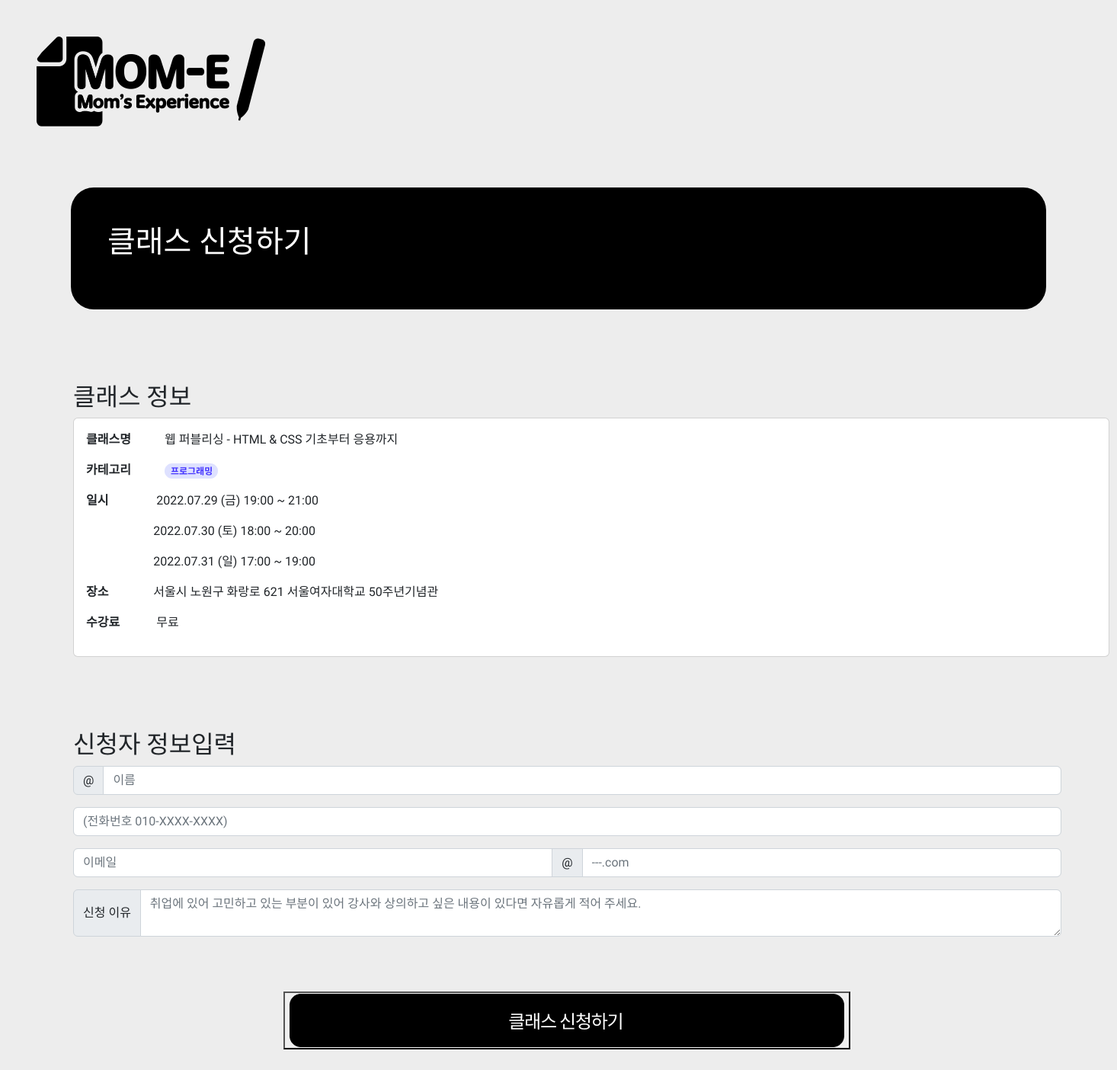
Before: /detail/1/apply with the older database file.
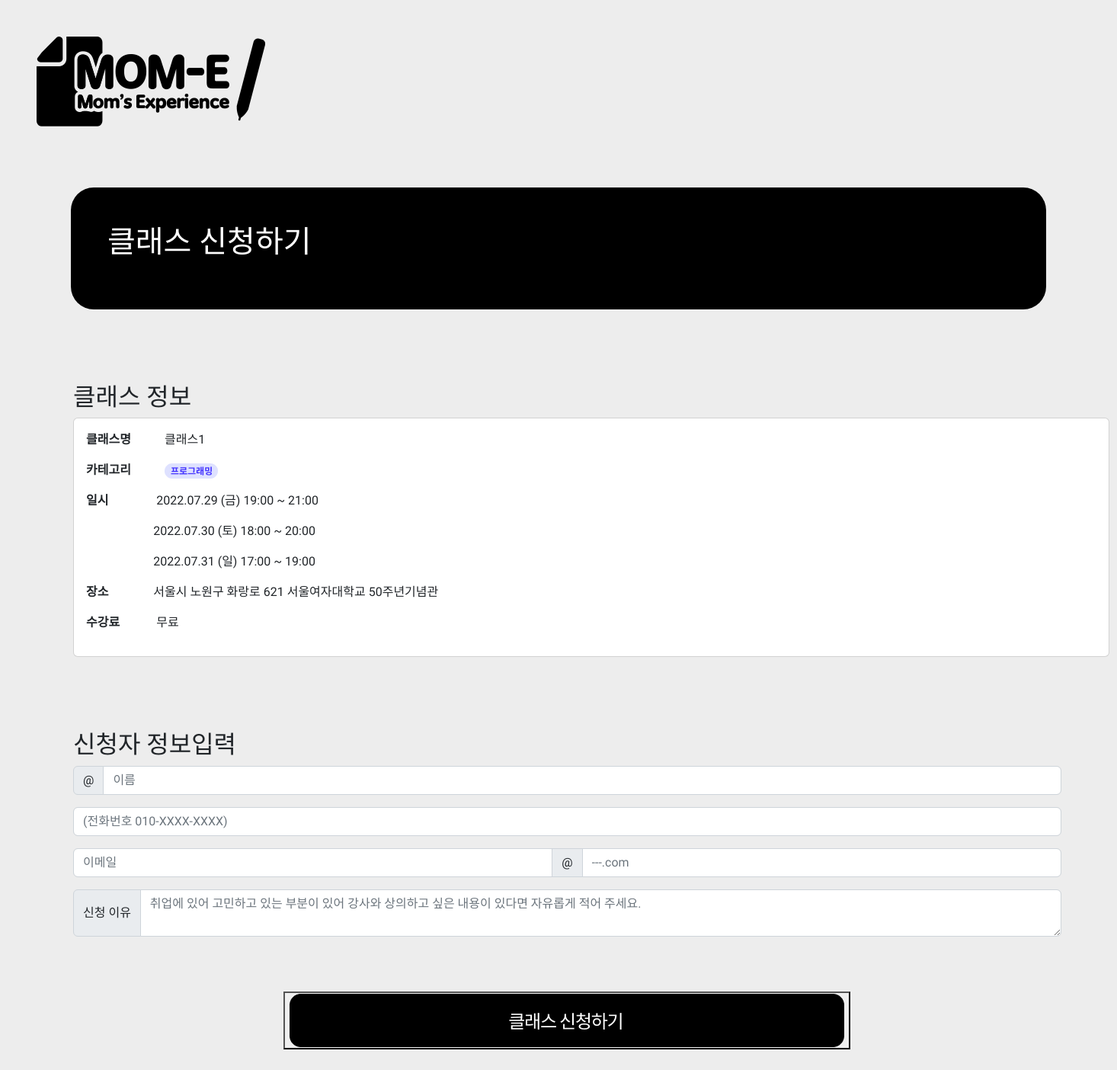
After: the same page with the newer database file.
### mom_eApp/models.py (models this page shows, shortened)
class Class(models.Model):
    image = models.ImageField(upload_to='classImages', blank=False)
    title = models.CharField(max_length=50)
    category = models.CharField(max_length=10, null=True)
    place = models.TextField()
    isFree = models.CharField(max_length=10, blank=True) #'유료'/'무료'
    class_start_time = models.DateTimeField()
    class_end_time = models.DateTimeField()
    content = models.TextField()
    class Meta:
        ordering = ['class_start_time'] #클래스 시작일이 촉박한 순으로 정렬

### mom_eApp/views.py (the view)
# urls.py: path('detail/<str:lesson_id>/apply', views.apply, name="apply"), #등록페이지 :태영
def apply(request, lesson_id):
    lesson = get_object_or_404(Class, pk=lesson_id)
    return render(request, 'class-register.html', {'lesson':lesson})

### mom_eApp/templates/class-register.html (shortened to what this page needs)
<!DOCTYPE html>
<html lang="en">
  <head>
    <link href="https://cdn.jsdelivr.net/npm/bootstrap@5.2.0/dist/css/bootstrap.min.css" rel="stylesheet">
    <link rel="stylesheet" href="class-register.css">
  </head>
  <body>
    <header>
      <img src="img/mome-logo.png" alt="logo">
    </header>
    <br/><br/><br/><br/>
    <div class="banner">
      <div class="banner-card" style="width: 80rem;">
        <h1>클래스 신청하기</h1>
      </div>
    </div>
    <div class="class-info">
      <br/><br/><br/><br/>
      <h2>클래스 정보</h2>
      <div class="info-content">
        <div class="card" style="width: 85rem;">
          <div class="card-body">
            <form action="{% url 'create' lesson.id %}" method="POST">
              <p id="applyClass" name="applyClass">
                <strong>클래스명</strong>ㅤㅤㅤ{{lesson.title}}</p>
              <p>
                <strong>카테고리</strong>ㅤㅤㅤ<img src="img/programming-pill.png"></p>
              <p>
                <strong>일시</strong>ㅤㅤㅤㅤ 2022.07.29 (금) 19:00 ~ 21:00</p>
              <p>
                <strong>ㅤㅤ</strong>ㅤㅤㅤㅤ2022.07.30 (토) 18:00 ~ 20:00</p>
              <p>
                <strong>ㅤㅤ</strong>ㅤㅤㅤㅤ2022.07.31 (일) 17:00 ~ 19:00</p>
              <p>
                <strong>장소</strong>ㅤㅤㅤㅤ서울시 노원구 화랑로 621 서울여자대학교 50주년기념관</p>
              <p>
                <strong>수강료</strong>ㅤㅤㅤ 무료</p>
            </div>
          </div>
        </div>
      </div>
      <br/><br/><br/><br/>
      <h2>신청자 정보입력</h2>
      <div class="person-info">
        <div class="input-group mb-3">
          <span class="input-group-text" id="basic-addon1">@</span>
          <input type="text" id="username" name="username" class="form-control" placeholder="이름" aria-label="Username" aria-describedby="basic-addon1">
        </div>
        <div class="input-group mb-3">
          <input type="text" class="form-control" placeholder="(전화번호 010-XXXX-XXXX)" aria-label="Recipient's username" aria-describedby="basic-addon2">
        </div>
        <div class="input-group mb-3">
          <input type="text" class="form-control" placeholder="이메일" aria-label="Username">
          <span class="input-group-text">@</span>
          <input type="text" class="form-control" placeholder="---.com" aria-label="Server">
        </div>
        <div class="input-group">
          <span class="input-group-text">신청 이유</span>
          <textarea class="form-control" aria-label="With textarea" placeholder="취업에 있어 고민하고 있는 부분이 있어 강사와 상의하고 싶은 내용이 있다면 자유롭게 적어 주세요."></textarea>
        </div>
        <br/><br/><br/>
        <div class="button">
          <button type="submit"><img src="img/button.png"></button>
        </div>
    </div>
    <br/><br/><br/><br/>
  </body>
</html>

Changed rows visible on the page:
changed Class: title "웹 퍼블리싱 - HTML & CSS 기초부터 응용까지" → "클래스1"
